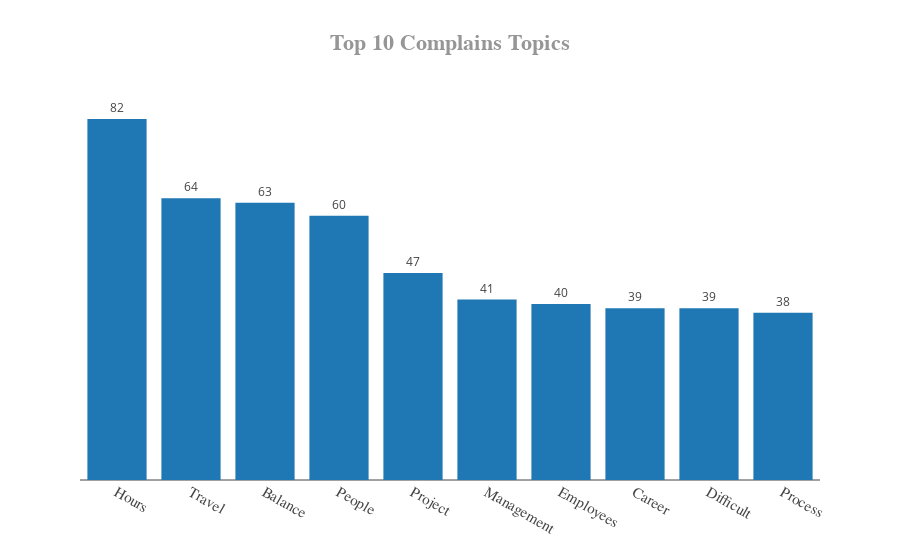

The notebook cell saved with this chart:
### Code cell
TopTopics(df,10,'Cons')

### Figure 1 — Plotly figure (JSON) as saved in the notebook; plotly's stock layout.template omitted (floating-point values rounded to 4 significant figures)
{"data": [{"hoverinfo": "x+text", "text": [82, 64, 63, 60, 47, 41, 40, 39, 39, 38], "textposition": "outside", "type": "bar", "x": ["Hours", "Travel", "Balance", "People", "Project", "Management", "Employees", "Career", "Difficult", "Process"], "y": [10, 7.805, 7.683, 7.317, 5.732, 5, 4.878, 4.756, 4.756, 4.634]}], "layout": {"title": "<b>Top 10 Complains Topics</b>", "titlefont": {"color": "rgb(150,150,150)", "family": "Ariel", "size": 22}, "xaxis": {"tickfont": {"family": "Arial", "size": "15"}}, "yaxis": {"showgrid": false, "showline": false, "showticklabels": false, "type": "linear"}}}
